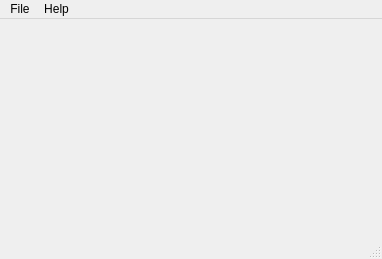
<?xml version="1.0" encoding="UTF-8"?>
<ui version="4.0">
 <class>MainWindowCryptoChatByJonathan</class>
 <widget class="QMainWindow" name="MainWindowCryptoChatByJonathan">
  <property name="geometry">
   <rect> <x>0</x> <y>0</y> <width>382</width>
    <height>259</height>
   </rect>  </property>
  <property name="windowTitle">
   <string>Secret Messenger by John</string>
  </property>
  <property name="windowIcon">
   <iconset>
    <normaloff>../../../../../../Downloads/teamwork.png</normaloff>../../../../../../Downloads/teamwork.png</iconset>
  </property>
  <property name="styleSheet">
   <string notr="true"/>
  </property>
  <widget class="QWidget" name="centralwidget"/>
  <widget class="QMenuBar" name="menubar">
   <property name="geometry">
    <rect>
     <x>0</x>
     <y>0</y>
     <width>382</width>
     <height>21</height>
    </rect>
   </property>
   <property name="autoFillBackground">
    <bool>true</bool>
   </property>
   <property name="styleSheet">
    <string notr="true"/>
   </property>
   <widget class="QMenu" name="menuFile">
    <property name="title">
     <string>File</string>
    </property>
    <addaction name="actionChange_key_Strength"/>
    <addaction name="actionExit"/>
   </widget>
   <widget class="QMenu" name="menuAbout">
    <property name="title">
     <string>Help</string>
    </property>
    <addaction name="actionAbout_Author"/>
    <addaction name="actionAbout_This_Program"/>
   </widget>
   <addaction name="menuFile"/>
   <addaction name="menuAbout"/>
  </widget>
  <widget class="QStatusBar" name="statusbar"/>
  <action name="actionChange_key_Strength">
   <property name="text">
    <string>Change key Strength</string>
   </property>
  </action>
  <action name="actionExit">
   <property name="text">
    <string>Exit</string>
   </property>
  </action>
  <action name="actionAbout_Author">
   <property name="text">
    <string>Secret Messenger Help</string>
   </property>
  </action>
  <action name="actionAbout_This_Program">
   <property name="text">
    <string>About This Program</string>
   </property>
  </action>
 </widget>
 <resources/>
 <connections>
  <connection>
   <sender>actionExit</sender>
   <signal>triggered()</signal>
   <receiver>MainWindowCryptoChatByJonathan</receiver>
   <slot>close()</slot>
   <hints>
    <hint type="sourcelabel">
     <x>-1</x>
     <y>-1</y>
    </hint>
    <hint type="destinationlabel">
     <x>190</x>
     <y>129</y>
    </hint>
   </hints>
  </connection>
  <connection>
   <sender>actionAbout_This_Program</sender>
   <signal>triggered()</signal>
   <receiver>centralwidget</receiver>
   <slot>show()</slot>
   <hints>
    <hint type="sourcelabel">
     <x>190</x>
     <y>129</y>
    </hint>
    <hint type="destinationlabel">
     <x>190</x>
     <y>129</y>
    </hint>
   </hints>
  </connection>
 </connections>
</ui>
